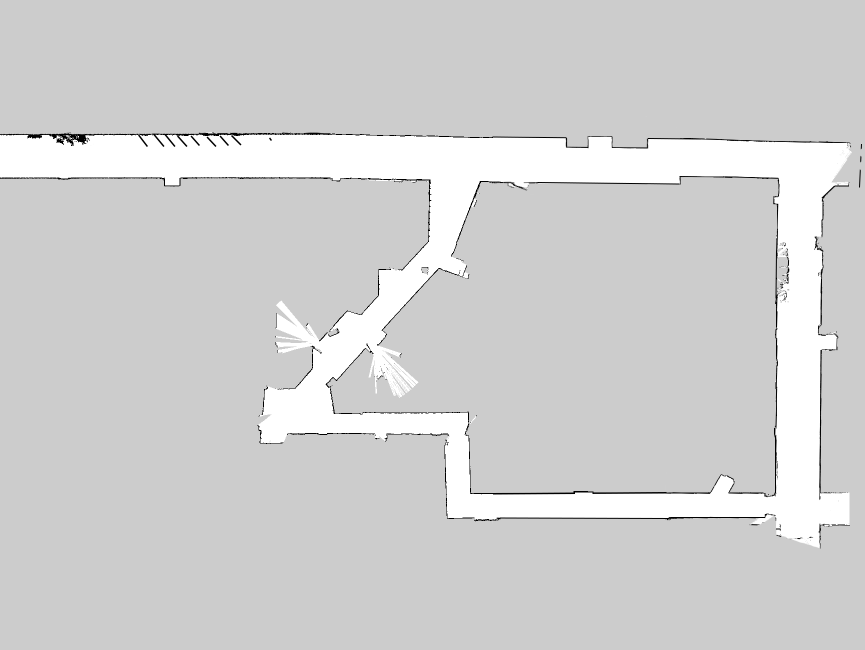
#> input picture src/localization/maps/stata_basement.png, 1730 x 1300 px (shown at 1/2 size)
$ python fix_map.py
#> lines starting #> are read from the running program, lines starting #| are printed output that depends on the picture; after the words box and inside, x2 and y2 are one past the last pixel; in counts of white or black regions, pixels touching at a corner belong together
"""Adds Stata hallway obstacles to the map."""

import cv2
import numpy as np

# Load the image
image = cv2.imread("stata_basement.png")
#> image is the input picture: shape (1300, 1730, 3); min 0, max 255, mean 209.3

# List of obstacles
GRAY = (204, 204, 204)
WHITE = (255, 255, 255)
obstacles = [
    [(1132, 276), (1130, 298), (1296, 298), (1296, 276)],
    [(1132, 276), (1296, 276)],
    [(882, 272), (882, 297), (781, 297), (781, 269)],
    [(1319, 308 - 18), (1319, 297 - 18), (1196 + 348, 300 - 18), (1196 + 348, 311 - 18)],
    [(1010 + 348, 375 - 7), (1209 + 348, 377 - 7), (1213 + 348, 361 - 7), (1007 + 348, 357 - 7)],
    [(1010 + 348, 375 - 7), (1209 + 348, 377 - 7)],
    [(1036, 275), (1036, 301), (960, 301), (936, 293), (936, 275)],
    [(1630, 984), (1630, 908), (1641, 908), (1641, 984)],
    [(1562, 984), (1562, 908), (1551, 908), (1551, 984)],
    [(1073, 275), (1073, 303), (1131, 303), (1131, 275)],
    [(1206, 276), (1206, 296), (1231, 296), (1231, 276)],
    [(1259, 276), (1259, 291), (1279, 291), (1279, 276)],
    [(1554, 628), (1576, 628), (1576, 497), (1554, 497)],
    [(1644, 472), (1644, 501), (1626, 501), (1626, 472)],
    [(1644, 472), (1644, 501)],
    [(0, 0), (1729, 0), (1729, 1299), (0, 1299)],
]
fill = [WHITE, None, GRAY, GRAY, WHITE, None, GRAY, GRAY, GRAY, GRAY, GRAY, GRAY, GRAY, WHITE, None, None]

# Draw lines and/or fill obstacles
for i, points in enumerate(obstacles):
    if fill[i]:
        cv2.fillPoly(image, [np.array(points)], color=fill[i])
    if fill[i] != WHITE:
        for j in range(len(points)):
            cv2.line(image, points[j], points[(j + 1) % len(points)], color=(0, 0, 0), thickness=2)
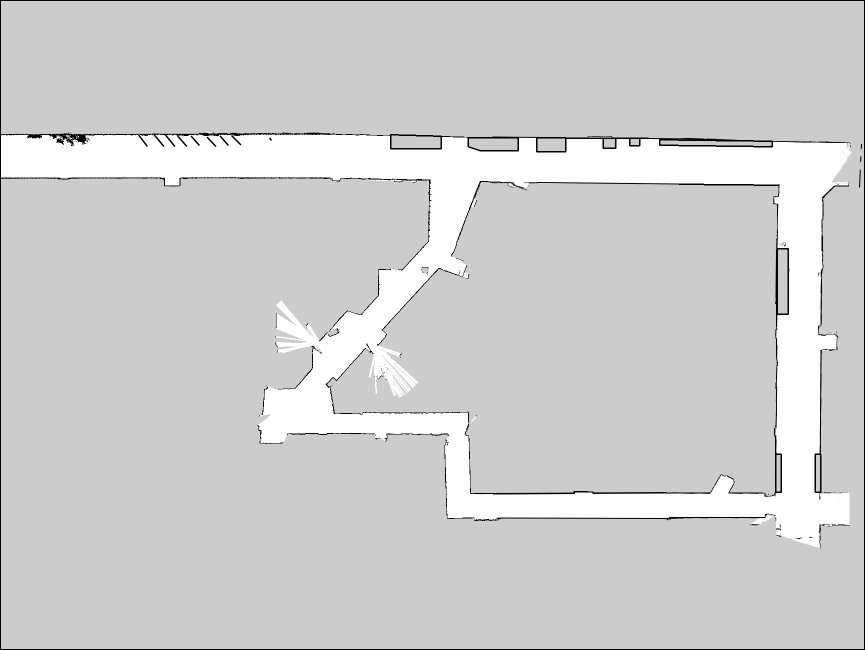
#> image: shape (1300, 1730, 3) (shown at 1/2 size); 1.5% of pixels changed, all inside (x1, y1, x2, y2) = (0, 0, 1730, 1300)

# Save the modified image
cv2.imwrite("2025_stata_basement.png", image)

$ run again, with src/localization/maps/basement_fixed.png copied over src/localization/maps/stata_basement.png
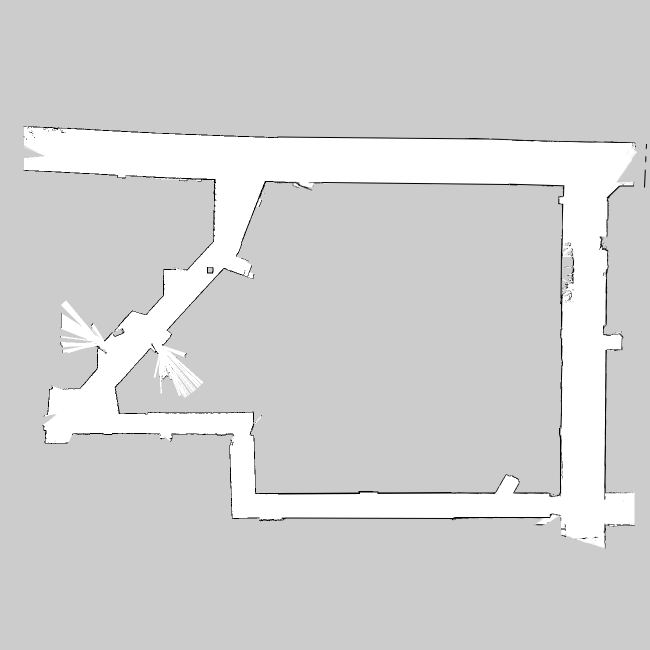
#> input picture src/localization/maps/basement_fixed.png, 1300 x 1300 px (shown at 1/2 size)
#> image is the input picture: shape (1300, 1300, 3); min 0, max 255, mean 210.5
#> after the loop `for i, points in enumerate(obstacles):`:
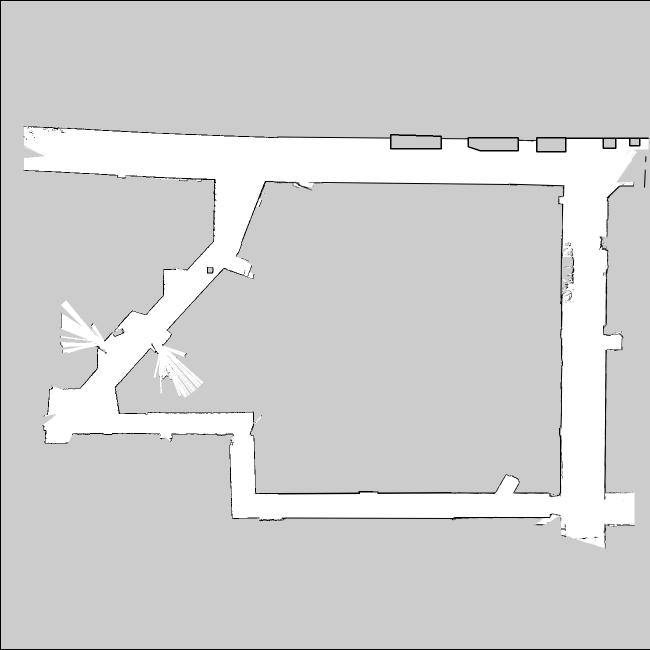
#> image: shape (1300, 1300, 3) (shown at 1/2 size); 1.03% of pixels changed, all inside (x1, y1, x2, y2) = (0, 0, 1300, 1300)
